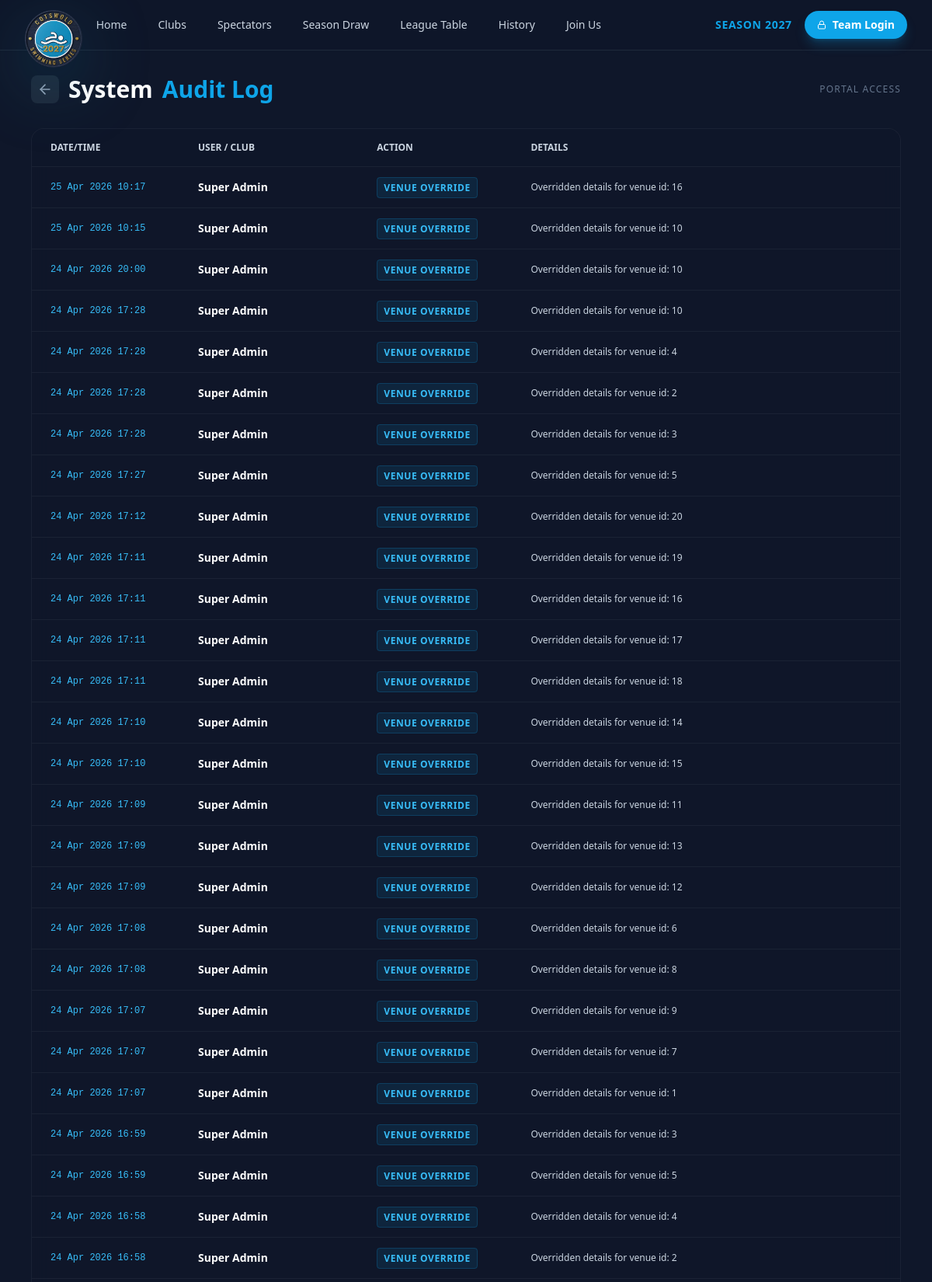
The page /audit_log.php (signed in, upper part) on the database its author committed.
### tables this page shows
CREATE TABLE `global_settings` (
  `setting_key` varchar(50) NOT NULL,
  `setting_value` varchar(255) NOT NULL,
  PRIMARY KEY (`setting_key`)
);

CREATE TABLE `audit_log` (
  `id` int(11) NOT NULL AUTO_INCREMENT,
  `club_name` varchar(100) NOT NULL,
  `action` varchar(255) NOT NULL,
  `change_details` text NOT NULL,
  `timestamp` datetime DEFAULT current_timestamp(),
  PRIMARY KEY (`id`)
);

### db.php (called while the page is built, shortened)
<?php
function cotswold_config_value(string $key, string $default = ''): string
{
    return $default;
}
$servername = cotswold_config_value('COTSWOLD_DB_HOST', 'localhost');
$username = cotswold_config_value('COTSWOLD_DB_USER', 'root');
$password = cotswold_config_value('COTSWOLD_DB_PASS', '');
$dbname = cotswold_config_value('COTSWOLD_DB_NAME', 'cotswold_league');
try {
    $conn = new mysqli($servername, $username, $password, $dbname);
} catch (mysqli_sql_exception $e) {
    error_log('Database connection failed: ' . $e->getMessage());
    http_response_code(503);
    die('Service temporarily unavailable.');
}
$conn->query("CREATE TABLE IF NOT EXISTS global_settings (
    setting_key VARCHAR(50) PRIMARY KEY,
    setting_value VARCHAR(255) NOT NULL
) ENGINE=InnoDB DEFAULT CHARSET=utf8mb4");
$conn->query("INSERT IGNORE INTO global_settings (setting_key, setting_value) VALUES ('current_season_year', '2026')");
$season_query = $conn->query("SELECT setting_value FROM global_settings WHERE setting_key = 'current_season_year'");
if ($season_query && $row = $season_query->fetch_assoc()) {
    $current_season_year = (int)$row['setting_value'];
} else {
    $current_season_year = 2026;
}
?>

### audit_log.php (the view, shortened to what this page needs)
<?php
include 'db.php';
$logs = [];
$sql = "SELECT * FROM audit_log ORDER BY timestamp DESC";
$result = $conn->query($sql);
if ($result && $result->num_rows > 0) {
    while($row = $result->fetch_assoc()) {
        $logs[] = $row;
    }
}
?>
<!DOCTYPE html>
<html lang="en">
<head>
    <script src="https://cdn.tailwindcss.com"></script>
</head>
<body class="text-white font-sans min-h-screen flex flex-col">
    <?php include 'nav.php'; ?>
    <div class="max-w-6xl mx-auto w-full px-4 py-8 flex-grow">
        <div class="flex items-center justify-between mb-8">
            <h1 class="text-3xl font-bold flex items-center gap-3">
                <a href="teamportal.php" class="p-2 bg-slate-800 rounded-lg hover:bg-slate-700 transition-colors">
                    <i data-lucide="arrow-left" class="w-5 h-5 text-slate-400"></i>
                </a>
                System <span class="text-sky-500">Audit Log</span>
            </h1>
            <div class="text-end">
                 <p class="text-xs text-slate-500 uppercase tracking-widest">Portal access</p>
            </div>
        </div>
        <div class="glass-panel rounded-2xl overflow-hidden border border-white/5">
            <div class="overflow-x-auto">
                <table class="w-full text-left text-sm text-slate-400">
                    <thead class="bg-slate-900/50 text-xs uppercase text-slate-300 font-bold border-b border-white/5">
                        <tr>
                            <th class="px-6 py-4">Date/Time</th>
                            <th class="px-6 py-4">User / Club</th>
                            <th class="px-6 py-4">Action</th>
                            <th class="px-6 py-4">Details</th>
                        </tr>
                    </thead>
                    <tbody class="divide-y divide-white/5">
                        <?php if (empty($logs)): ?>
                            <tr>
                                <td colspan="4" class="px-6 py-8 text-center text-slate-500">No activity recorded yet.</td>
                            </tr>
                        <?php else: ?>
                            <?php foreach ($logs as $log): ?>
                                <tr class="hover:bg-white/5 transition-colors">
                                    <td class="px-6 py-4 whitespace-nowrap font-mono text-xs text-sky-400">
                                        <?php echo date('d M Y H:i', strtotime($log['timestamp'])); ?>
                                    </td>
                                    <td class="px-6 py-4 font-bold text-white">
                                        <?php echo htmlspecialchars($log['club_name']); ?>
                                    </td>
                                    <td class="px-6 py-4">
                                        <span class="bg-sky-500/10 text-sky-400 px-2 py-1 rounded text-xs font-bold uppercase tracking-wider border border-sky-500/20">
                                            <?php echo htmlspecialchars($log['action']); ?>
                                        </span>
                                    </td>
                                    <td class="px-6 py-4 text-slate-300 text-xs leading-relaxed max-w-md">
                                        <?php echo htmlspecialchars($log['change_details']); ?>
                                    </td>
                                </tr>
                            <?php endforeach; ?>
                        <?php endif; ?>
                    </tbody>
                </table>
            </div>
        </div>
    </div>
</body>
</html>

### nav.php (shortened to what this page needs)
<?php
$currentScript = basename($_SERVER['SCRIPT_NAME'] ?? '');
$enableLogoFlair = $currentScript !== 'index.php';
$navSeasonYear = isset($current_season_year) ? (int)$current_season_year : 2026;
?>
<nav class="border-b border-slate-800 bg-slate-900/95 backdrop-blur-md sticky top-0 z-50 print:hidden">
    <div class="max-w-7xl mx-auto px-4 sm:px-6 lg:px-8">
        <div class="flex items-center justify-between h-16">
            <div class="flex items-center">
                <a href="index" class="league-logo-link<?php echo $enableLogoFlair ? ' league-logo-fx' : ''; ?>">
                    <img class="h-10 w-auto league-logo-img" src="images/league-logo.svg" alt="Cotswold League">
                </a>
                <div class="hidden md:block">
                    <div class="ml-10 flex items-baseline space-x-4">
                        <a href="index"
                            class="text-slate-300 hover:text-white px-3 py-2 rounded-md text-sm font-medium transition-colors">Home</a>
                        <a href="clubs"
                            class="text-slate-300 hover:text-white px-3 py-2 rounded-md text-sm font-medium transition-colors">Clubs</a>
                        <a href="spectators"
                            class="text-slate-300 hover:text-white px-3 py-2 rounded-md text-sm font-medium transition-colors">Spectators</a>
                        <a href="season-draw"
                            class="text-slate-300 hover:text-white px-3 py-2 rounded-md text-sm font-medium transition-colors">Season Draw</a>
                        <a href="table"
                            class="text-slate-300 hover:text-white px-3 py-2 rounded-md text-sm font-medium transition-colors">League
                            Table</a>
                        <a href="history"
                            class="text-slate-300 hover:text-white px-3 py-2 rounded-md text-sm font-medium transition-colors">History</a>
                        <a href="join"
                            class="text-slate-300 hover:text-white px-3 py-2 rounded-md text-sm font-medium transition-colors">Join
                            Us</a>
                    </div>
                </div>
            </div>
            <div class="flex items-center gap-4">
                <div class="hidden sm:block text-sky-500 font-bold text-sm tracking-wider uppercase">Season <?php echo $navSeasonYear; ?></div>
                <a href="teamportal"
                    class="hidden md:inline-flex items-center gap-2 rounded-full bg-sky-500 px-4 py-2 text-sm font-semibold text-white shadow-lg shadow-sky-500/25 transition-all hover:bg-sky-400 hover:shadow-sky-400/30 hover:-translate-y-0.5 focus:outline-none focus:ring-2 focus:ring-sky-300 focus:ring-offset-2 focus:ring-offset-slate-900">
                    <i data-lucide="lock" class="w-3 h-3"></i> Team Login
                </a>
            </div>
        </div>
    </div>
</nav>

### audit_log.php (style rules this page uses)
body { background-color: #0f172a; }
.glass-panel { background: rgba(15, 23, 42, 0.8); -webkit-backdrop-filter: blur(12px); backdrop-filter: blur(12px); border: 1px solid rgba(255, 255, 255, 0.05); }

### nav.php (style rules this page uses)
.league-logo-link { display: inline-flex; align-items: center; }
.league-logo-fx .league-logo-img { transform-origin: left center; transition: transform 550ms cubic-bezier(0.22, 1, 0.36, 1), filter 350ms ease; will-change: transform, filter; }
.league-logo-fx:not(.is-compact) .league-logo-img { transform: translateY(18px) scale(1.85); filter: drop-shadow(0 12px 24px rgba(14, 116, 144, 0.35)); }

### rows shown on the page
global_settings: setting_value "2027"
audit_log: timestamp "25 Apr 2026 10:17", club_name "Super Admin", action "VENUE OVERRIDE", change_details "Overridden details for venue id: 16"
audit_log: timestamp "25 Apr 2026 10:15", club_name "Super Admin", action "VENUE OVERRIDE", change_details "Overridden details for venue id: 10"
audit_log: timestamp "24 Apr 2026 20:00", club_name "Super Admin", action "VENUE OVERRIDE", change_details "Overridden details for venue id: 10"
audit_log: timestamp "24 Apr 2026 17:28", club_name "Super Admin", action "VENUE OVERRIDE", change_details "Overridden details for venue id: 10"
audit_log: timestamp "24 Apr 2026 17:28", club_name "Super Admin", action "VENUE OVERRIDE", change_details "Overridden details for venue id: 4"
audit_log: timestamp "24 Apr 2026 17:28", club_name "Super Admin", action "VENUE OVERRIDE", change_details "Overridden details for venue id: 2"
audit_log: timestamp "24 Apr 2026 17:28", club_name "Super Admin", action "VENUE OVERRIDE", change_details "Overridden details for venue id: 3"
audit_log: timestamp "24 Apr 2026 17:27", club_name "Super Admin", action "VENUE OVERRIDE", change_details "Overridden details for venue id: 5"
audit_log: timestamp "24 Apr 2026 17:12", club_name "Super Admin", action "VENUE OVERRIDE", change_details "Overridden details for venue id: 20"
audit_log: timestamp "24 Apr 2026 17:11", club_name "Super Admin", action "VENUE OVERRIDE", change_details "Overridden details for venue id: 19"
audit_log: timestamp "24 Apr 2026 17:11", club_name "Super Admin", action "VENUE OVERRIDE", change_details "Overridden details for venue id: 16"
audit_log: timestamp "24 Apr 2026 17:11", club_name "Super Admin", action "VENUE OVERRIDE", change_details "Overridden details for venue id: 17"
audit_log: timestamp "24 Apr 2026 17:11", club_name "Super Admin", action "VENUE OVERRIDE", change_details "Overridden details for venue id: 18"
audit_log: timestamp "24 Apr 2026 17:10", club_name "Super Admin", action "VENUE OVERRIDE", change_details "Overridden details for venue id: 14"
audit_log: timestamp "24 Apr 2026 17:10", club_name "Super Admin", action "VENUE OVERRIDE", change_details "Overridden details for venue id: 15"
audit_log: timestamp "24 Apr 2026 17:09", club_name "Super Admin", action "VENUE OVERRIDE", change_details "Overridden details for venue id: 11"
audit_log: timestamp "24 Apr 2026 17:09", club_name "Super Admin", action "VENUE OVERRIDE", change_details "Overridden details for venue id: 13"
audit_log: timestamp "24 Apr 2026 17:09", club_name "Super Admin", action "VENUE OVERRIDE", change_details "Overridden details for venue id: 12"
audit_log: timestamp "24 Apr 2026 17:08", club_name "Super Admin", action "VENUE OVERRIDE", change_details "Overridden details for venue id: 6"
audit_log: timestamp "24 Apr 2026 17:08", club_name "Super Admin", action "VENUE OVERRIDE", change_details "Overridden details for venue id: 8"
audit_log: timestamp "24 Apr 2026 17:07", club_name "Super Admin", action "VENUE OVERRIDE", change_details "Overridden details for venue id: 9"
audit_log: timestamp "24 Apr 2026 17:07", club_name "Super Admin", action "VENUE OVERRIDE", change_details "Overridden details for venue id: 7"
audit_log: timestamp "24 Apr 2026 17:07", club_name "Super Admin", action "VENUE OVERRIDE", change_details "Overridden details for venue id: 1"
audit_log: timestamp "24 Apr 2026 16:59", club_name "Super Admin", action "VENUE OVERRIDE", change_details "Overridden details for venue id: 3"
audit_log: timestamp "24 Apr 2026 16:59", club_name "Super Admin", action "VENUE OVERRIDE", change_details "Overridden details for venue id: 5"
audit_log: timestamp "24 Apr 2026 16:58", club_name "Super Admin", action "VENUE OVERRIDE", change_details "Overridden details for venue id: 4"
audit_log: timestamp "24 Apr 2026 16:58", club_name "Super Admin", action "VENUE OVERRIDE", change_details "Overridden details for venue id: 2"
